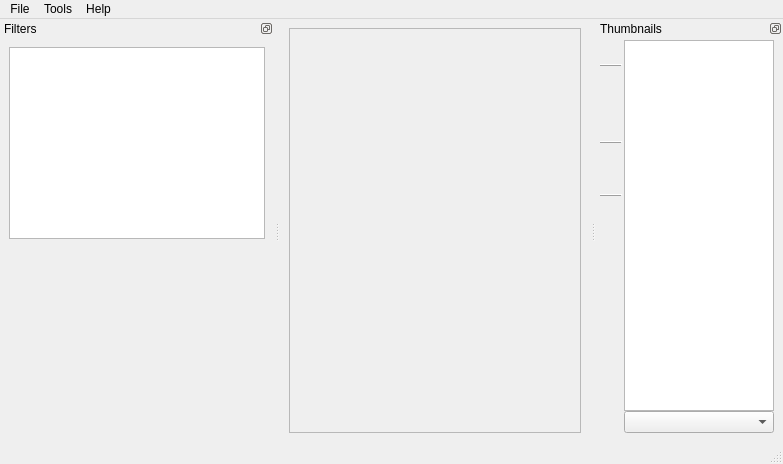
<?xml version="1.0" encoding="UTF-8"?>
<ui version="4.0">
 <class>MainWindow</class>
 <widget class="QMainWindow" name="MainWindow">
  <property name="geometry">
   <rect>
    <x>0</x>
    <y>0</y>
    <width>783</width>
    <height>464</height>
   </rect>
  </property>
  <property name="sizePolicy">
   <sizepolicy hsizetype="Preferred" vsizetype="Preferred">
    <horstretch>0</horstretch>
    <verstretch>0</verstretch>
   </sizepolicy>
  </property>
  <property name="windowTitle">
   <string>MainWindow</string>
  </property>
  <property name="styleSheet">
   <string notr="true"/>
  </property>
  <widget class="QWidget" name="centralwidget">
   <property name="sizePolicy">
    <sizepolicy hsizetype="Preferred" vsizetype="Preferred">
     <horstretch>0</horstretch>
     <verstretch>0</verstretch>
    </sizepolicy>
   </property>
   <property name="cursor">
    <cursorShape>ArrowCursor</cursorShape>
   </property>
   <layout class="QHBoxLayout" name="horizontalLayout">
    <item>
     <widget class="QFrame" name="imageViewFrame">
      <property name="sizePolicy">
       <sizepolicy hsizetype="Expanding" vsizetype="Expanding">
        <horstretch>1</horstretch>
        <verstretch>1</verstretch>
       </sizepolicy>
      </property>
      <property name="frameShape">
       <enum>QFrame::StyledPanel</enum>
      </property>
      <property name="frameShadow">
       <enum>QFrame::Sunken</enum>
      </property>
     </widget>
    </item>
   </layout>
  </widget>
  <widget class="QMenuBar" name="menubar">
   <property name="geometry">
    <rect>
     <x>0</x>
     <y>0</y>
     <width>783</width>
     <height>21</height>
    </rect>
   </property>
   <widget class="QMenu" name="menuDebug">
    <property name="title">
     <string>Tools</string>
    </property>
    <widget class="QMenu" name="menuUnits">
     <property name="title">
      <string>Units</string>
     </property>
     <addaction name="actionPixels"/>
     <addaction name="actionMilimeters"/>
     <addaction name="actionCentimetres"/>
     <addaction name="actionInches"/>
    </widget>
    <addaction name="actionFixDpi"/>
    <addaction name="actionRelinking"/>
    <addaction name="separator"/>
    <addaction name="actionDebug"/>
    <addaction name="actionLowResDisplay"/>
    <addaction name="separator"/>
    <addaction name="actionSettings"/>
    <addaction name="actionDefaults"/>
    <addaction name="separator"/>
    <addaction name="menuUnits"/>
   </widget>
   <widget class="QMenu" name="menuFile">
    <property name="title">
     <string>File</string>
    </property>
    <addaction name="actionNewProject"/>
    <addaction name="actionOpenProject"/>
    <addaction name="separator"/>
    <addaction name="actionSaveProject"/>
    <addaction name="actionSaveProjectAs"/>
    <addaction name="separator"/>
    <addaction name="actionCloseProject"/>
    <addaction name="separator"/>
    <addaction name="actionQuit"/>
   </widget>
   <widget class="QMenu" name="menuHelp">
    <property name="title">
     <string>Help</string>
    </property>
    <addaction name="actionAbout"/>
   </widget>
   <addaction name="menuFile"/>
   <addaction name="menuDebug"/>
   <addaction name="menuHelp"/>
  </widget>
  <widget class="QStatusBar" name="statusBar"/>
  <widget class="QDockWidget" name="thumbnailsDockWidget">
   <property name="features">
    <set>QDockWidget::DockWidgetFloatable|QDockWidget::DockWidgetMovable</set>
   </property>
   <property name="allowedAreas">
    <set>Qt::LeftDockWidgetArea|Qt::RightDockWidgetArea</set>
   </property>
   <property name="windowTitle">
    <string>Thumbnails</string>
   </property>
   <attribute name="dockWidgetArea">
    <number>2</number>
   </attribute>
   <widget class="QWidget" name="dockWidgetContents_2">
    <layout class="QHBoxLayout" name="horizontalLayout_4">
     <property name="spacing">
      <number>2</number>
     </property>
     <property name="leftMargin">
      <number>4</number>
     </property>
     <property name="topMargin">
      <number>2</number>
     </property>
     <property name="bottomMargin">
      <number>9</number>
     </property>
     <item>
      <layout class="QVBoxLayout" name="verticalLayout_2">
       <property name="spacing">
        <number>2</number>
       </property>
       <item>
        <widget class="QToolButton" name="focusButton">
         <property name="sizePolicy">
          <sizepolicy hsizetype="Fixed" vsizetype="Preferred">
           <horstretch>0</horstretch>
           <verstretch>0</verstretch>
          </sizepolicy>
         </property>
         <property name="minimumSize">
          <size>
           <width>22</width>
           <height>22</height>
          </size>
         </property>
         <property name="maximumSize">
          <size>
           <width>22</width>
           <height>22</height>
          </size>
         </property>
         <property name="toolTip">
          <string>Keep current page in view.</string>
         </property>
         <property name="statusTip">
          <string/>
         </property>
         <property name="styleSheet">
          <string notr="true">QToolButton:!hover {
  padding: 0;
  border: none;
  background-color: transparent;
}

QToolButton:hover {
  padding: 0;
  border: 1px solid palette(highlight);
  background-color: palette(base);
}

QToolButton:pressed {
  padding: 0;
  border: 1px solid palette(highlight);
  background-color: palette(alternative-base);
}</string>
         </property>
         <property name="text">
          <string/>
         </property>
         <property name="icon">
          <iconset resource="../resources/resources.qrc">
           <normaloff>:/icons/eye.svg</normaloff>:/icons/eye.svg</iconset>
         </property>
         <property name="iconSize">
          <size>
           <width>16</width>
           <height>16</height>
          </size>
         </property>
         <property name="checkable">
          <bool>true</bool>
         </property>
         <property name="checked">
          <bool>true</bool>
         </property>
        </widget>
       </item>
       <item>
        <widget class="Line" name="line">
         <property name="frameShadow">
          <enum>QFrame::Raised</enum>
         </property>
         <property name="orientation">
          <enum>Qt::Horizontal</enum>
         </property>
        </widget>
       </item>
       <item>
        <widget class="QToolButton" name="prevPageBtn">
         <property name="sizePolicy">
          <sizepolicy hsizetype="Fixed" vsizetype="Preferred">
           <horstretch>0</horstretch>
           <verstretch>0</verstretch>
          </sizepolicy>
         </property>
         <property name="minimumSize">
          <size>
           <width>22</width>
           <height>22</height>
          </size>
         </property>
         <property name="maximumSize">
          <size>
           <width>22</width>
           <height>22</height>
          </size>
         </property>
         <property name="toolTip">
          <string>Previous page.</string>
         </property>
         <property name="styleSheet">
          <string notr="true">QToolButton:!hover {
  padding: 0;
  border: none;
  background-color: transparent;
}

QToolButton:hover {
  padding: 0;
  border: 1px solid palette(highlight);
  background-color: palette(base);
}

QToolButton:pressed {
  padding: 0;
  border: 1px solid palette(highlight);
  background-color: palette(alternative-base);
}</string>
         </property>
         <property name="text">
          <string notr="true"/>
         </property>
         <property name="icon">
          <iconset resource="../resources/resources.qrc">
           <normaloff>:/icons/triangle-up-arrow.svg</normaloff>:/icons/triangle-up-arrow.svg</iconset>
         </property>
         <property name="iconSize">
          <size>
           <width>16</width>
           <height>16</height>
          </size>
         </property>
        </widget>
       </item>
       <item>
        <widget class="QToolButton" name="nextPageBtn">
         <property name="sizePolicy">
          <sizepolicy hsizetype="Fixed" vsizetype="Preferred">
           <horstretch>0</horstretch>
           <verstretch>0</verstretch>
          </sizepolicy>
         </property>
         <property name="minimumSize">
          <size>
           <width>22</width>
           <height>22</height>
          </size>
         </property>
         <property name="maximumSize">
          <size>
           <width>22</width>
           <height>22</height>
          </size>
         </property>
         <property name="toolTip">
          <string>Next page.</string>
         </property>
         <property name="styleSheet">
          <string notr="true">QToolButton:!hover {
  padding: 0;
  border: none;
  background-color: transparent;
}

QToolButton:hover {
  padding: 0;
  border: 1px solid palette(highlight);
  background-color: palette(base);
}

QToolButton:pressed {
  padding: 0;
  border: 1px solid palette(highlight);
  background-color: palette(alternative-base);
}</string>
         </property>
         <property name="text">
          <string notr="true"/>
         </property>
         <property name="icon">
          <iconset resource="../resources/resources.qrc">
           <normaloff>:/icons/triangle-down-arrow.svg</normaloff>:/icons/triangle-down-arrow.svg</iconset>
         </property>
         <property name="iconSize">
          <size>
           <width>16</width>
           <height>16</height>
          </size>
         </property>
        </widget>
       </item>
       <item>
        <widget class="QToolButton" name="filterSelectedBtn">
         <property name="sizePolicy">
          <sizepolicy hsizetype="Fixed" vsizetype="Preferred">
           <horstretch>0</horstretch>
           <verstretch>0</verstretch>
          </sizepolicy>
         </property>
         <property name="minimumSize">
          <size>
           <width>22</width>
           <height>22</height>
          </size>
         </property>
         <property name="maximumSize">
          <size>
           <width>22</width>
           <height>22</height>
          </size>
         </property>
         <property name="toolTip">
          <string>Navigate through selected pages only.</string>
         </property>
         <property name="styleSheet">
          <string notr="true">QToolButton:!hover {
  padding: 0;
  border: none;
  background-color: transparent;
}

QToolButton:hover {
  padding: 0;
  border: 1px solid palette(highlight);
  background-color: palette(base);
}

QToolButton:pressed {
  padding: 0;
  border: 1px solid palette(highlight);
  background-color: palette(alternative-base);
}</string>
         </property>
         <property name="text">
          <string notr="true"/>
         </property>
         <property name="icon">
          <iconset resource="../resources/resources.qrc">
           <normaloff>:/icons/check-mark.svg</normaloff>:/icons/check-mark.svg</iconset>
         </property>
         <property name="iconSize">
          <size>
           <width>16</width>
           <height>16</height>
          </size>
         </property>
         <property name="checkable">
          <bool>true</bool>
         </property>
        </widget>
       </item>
       <item>
        <widget class="Line" name="line_2">
         <property name="frameShadow">
          <enum>QFrame::Raised</enum>
         </property>
         <property name="orientation">
          <enum>Qt::Horizontal</enum>
         </property>
        </widget>
       </item>
       <item>
        <widget class="QToolButton" name="magnifyThumbnailsBtn">
         <property name="sizePolicy">
          <sizepolicy hsizetype="Fixed" vsizetype="Preferred">
           <horstretch>0</horstretch>
           <verstretch>0</verstretch>
          </sizepolicy>
         </property>
         <property name="minimumSize">
          <size>
           <width>22</width>
           <height>22</height>
          </size>
         </property>
         <property name="maximumSize">
          <size>
           <width>22</width>
           <height>22</height>
          </size>
         </property>
         <property name="toolTip">
          <string>Magnify thumbnails.  (Ctrl++)</string>
         </property>
         <property name="styleSheet">
          <string notr="true">QToolButton:!hover {
  padding: 0;
  border: none;
  background-color: transparent;
}

QToolButton:hover {
  padding: 0;
  border: 1px solid palette(highlight);
  background-color: palette(base);
}

QToolButton:pressed {
  padding: 0;
  border: 1px solid palette(highlight);
  background-color: palette(alternative-base);
}</string>
         </property>
         <property name="text">
          <string notr="true"/>
         </property>
         <property name="icon">
          <iconset resource="../resources/resources.qrc">
           <normaloff>:/icons/magnifying-glass.svg</normaloff>:/icons/magnifying-glass.svg</iconset>
         </property>
         <property name="iconSize">
          <size>
           <width>16</width>
           <height>16</height>
          </size>
         </property>
        </widget>
       </item>
       <item>
        <widget class="QToolButton" name="diminishThumbnailsBtn">
         <property name="sizePolicy">
          <sizepolicy hsizetype="Fixed" vsizetype="Preferred">
           <horstretch>0</horstretch>
           <verstretch>0</verstretch>
          </sizepolicy>
         </property>
         <property name="minimumSize">
          <size>
           <width>22</width>
           <height>22</height>
          </size>
         </property>
         <property name="maximumSize">
          <size>
           <width>22</width>
           <height>22</height>
          </size>
         </property>
         <property name="toolTip">
          <string>Diminish thumbnails.  (Ctrl+-)</string>
         </property>
         <property name="styleSheet">
          <string notr="true">QToolButton:!hover {
  padding: 0;
  border: none;
  background-color: transparent;
}

QToolButton:hover {
  padding: 0;
  border: 1px solid palette(highlight);
  background-color: palette(base);
}

QToolButton:pressed {
  padding: 0;
  border: 1px solid palette(highlight);
  background-color: palette(alternative-base);
}</string>
         </property>
         <property name="text">
          <string notr="true"/>
         </property>
         <property name="icon">
          <iconset resource="../resources/resources.qrc">
           <normaloff>:/icons/diminishing-glass.svg</normaloff>:/icons/diminishing-glass.svg</iconset>
         </property>
         <property name="iconSize">
          <size>
           <width>16</width>
           <height>16</height>
          </size>
         </property>
        </widget>
       </item>
       <item>
        <widget class="Line" name="line_3">
         <property name="frameShadow">
          <enum>QFrame::Raised</enum>
         </property>
         <property name="orientation">
          <enum>Qt::Horizontal</enum>
         </property>
        </widget>
       </item>
       <item>
        <widget class="QToolButton" name="gotoPageBtn">
         <property name="sizePolicy">
          <sizepolicy hsizetype="Fixed" vsizetype="Preferred">
           <horstretch>0</horstretch>
           <verstretch>0</verstretch>
          </sizepolicy>
         </property>
         <property name="minimumSize">
          <size>
           <width>22</width>
           <height>22</height>
          </size>
         </property>
         <property name="maximumSize">
          <size>
           <width>22</width>
           <height>22</height>
          </size>
         </property>
         <property name="toolTip">
          <string>Go To Page...  (Ctrl+G)</string>
         </property>
         <property name="styleSheet">
          <string notr="true">QToolButton:!hover {
  padding: 0;
  border: none;
  background-color: transparent;
}

QToolButton:hover {
  padding: 0;
  border: 1px solid palette(highlight);
  background-color: palette(base);
}

QToolButton:pressed {
  padding: 0;
  border: 1px solid palette(highlight);
  background-color: palette(alternative-base);
}</string>
         </property>
         <property name="text">
          <string notr="true"/>
         </property>
         <property name="icon">
          <iconset resource="../resources/resources.qrc">
           <normaloff>:/icons/right-pointing.svg</normaloff>:/icons/right-pointing.svg</iconset>
         </property>
         <property name="iconSize">
          <size>
           <width>16</width>
           <height>16</height>
          </size>
         </property>
        </widget>
       </item>
       <item>
        <widget class="QToolButton" name="selectionModeBtn">
         <property name="sizePolicy">
          <sizepolicy hsizetype="Fixed" vsizetype="Preferred">
           <horstretch>0</horstretch>
           <verstretch>0</verstretch>
          </sizepolicy>
         </property>
         <property name="minimumSize">
          <size>
           <width>22</width>
           <height>22</height>
          </size>
         </property>
         <property name="maximumSize">
          <size>
           <width>22</width>
           <height>22</height>
          </size>
         </property>
         <property name="toolTip">
          <string>Enable multi page selection mode.</string>
         </property>
         <property name="styleSheet">
          <string notr="true">QToolButton:!hover {
  padding: 0;
  border: none;
  background-color: transparent;
}

QToolButton:hover {
  padding: 0;
  border: 1px solid palette(highlight);
  background-color: palette(base);
}

QToolButton:pressed {
  padding: 0;
  border: 1px solid palette(highlight);
  background-color: palette(alternative-base);
}

QToolButton:checked:hover {
  padding: 0;
  border: 1px solid palette(window-text);
  background-color: palette(base);
}

QToolButton:checked {
  padding: 0;
  border: 1px solid palette(window-text);
  background-color: palette(alternative-base);
}</string>
         </property>
         <property name="text">
          <string notr="true"/>
         </property>
         <property name="icon">
          <iconset resource="../resources/resources.qrc">
           <normaloff>:/icons/checkbox-styled.svg</normaloff>:/icons/checkbox-styled.svg</iconset>
         </property>
         <property name="iconSize">
          <size>
           <width>16</width>
           <height>16</height>
          </size>
         </property>
         <property name="checkable">
          <bool>true</bool>
         </property>
        </widget>
       </item>
       <item>
        <widget class="QToolButton" name="thumbColumnViewBtn">
         <property name="sizePolicy">
          <sizepolicy hsizetype="Fixed" vsizetype="Preferred">
           <horstretch>0</horstretch>
           <verstretch>0</verstretch>
          </sizepolicy>
         </property>
         <property name="minimumSize">
          <size>
           <width>22</width>
           <height>22</height>
          </size>
         </property>
         <property name="maximumSize">
          <size>
           <width>22</width>
           <height>22</height>
          </size>
         </property>
         <property name="toolTip">
          <string>Single/multi column display.</string>
         </property>
         <property name="styleSheet">
          <string notr="true">QToolButton:!hover {
  padding: 0;
  border: none;
  background-color: transparent;
}

QToolButton:hover {
  padding: 0;
  border: 1px solid palette(highlight);
  background-color: palette(base);
}

QToolButton:pressed {
  padding: 0;
  border: 1px solid palette(highlight);
  background-color: palette(alternative-base);
}</string>
         </property>
         <property name="text">
          <string notr="true"/>
         </property>
         <property name="icon">
          <iconset resource="../resources/resources.qrc">
           <normaloff>:/icons/single-column-view.svg</normaloff>:/icons/single-column-view.svg</iconset>
         </property>
         <property name="iconSize">
          <size>
           <width>16</width>
           <height>16</height>
          </size>
         </property>
         <property name="checkable">
          <bool>true</bool>
         </property>
        </widget>
       </item>
       <item>
        <widget class="QToolButton" name="sortingOrderBtn">
         <property name="sizePolicy">
          <sizepolicy hsizetype="Fixed" vsizetype="Preferred">
           <horstretch>0</horstretch>
           <verstretch>0</verstretch>
          </sizepolicy>
         </property>
         <property name="minimumSize">
          <size>
           <width>22</width>
           <height>22</height>
          </size>
         </property>
         <property name="maximumSize">
          <size>
           <width>22</width>
           <height>22</height>
          </size>
         </property>
         <property name="toolTip">
          <string>Sorting order.</string>
         </property>
         <property name="styleSheet">
          <string notr="true">QToolButton:!hover {
  padding: 0;
  border: none;
  background-color: transparent;
}

QToolButton:hover {
  padding: 0;
  border: 1px solid palette(highlight);
  background-color: palette(base);
}

QToolButton:pressed {
  padding: 0;
  border: 1px solid palette(highlight);
  background-color: palette(alternative-base);
}</string>
         </property>
         <property name="text">
          <string notr="true"/>
         </property>
         <property name="icon">
          <iconset resource="../resources/resources.qrc">
           <normaloff>:/icons/ascending_sorting_order.svg</normaloff>:/icons/ascending_sorting_order.svg</iconset>
         </property>
         <property name="iconSize">
          <size>
           <width>16</width>
           <height>16</height>
          </size>
         </property>
         <property name="checkable">
          <bool>true</bool>
         </property>
        </widget>
       </item>
       <item>
        <widget class="QToolButton" name="deviationHighlightingBtn">
         <property name="sizePolicy">
          <sizepolicy hsizetype="Fixed" vsizetype="Preferred">
           <horstretch>0</horstretch>
           <verstretch>0</verstretch>
          </sizepolicy>
         </property>
         <property name="minimumSize">
          <size>
           <width>22</width>
           <height>22</height>
          </size>
         </property>
         <property name="maximumSize">
          <size>
           <width>22</width>
           <height>22</height>
          </size>
         </property>
         <property name="toolTip">
          <string>Highlight deviation.</string>
         </property>
         <property name="styleSheet">
          <string notr="true">QToolButton:!hover {
  padding: 0;
  border: none;
  background-color: transparent;
}

QToolButton:hover {
  padding: 0;
  border: 1px solid palette(highlight);
  background-color: palette(base);
}

QToolButton:pressed {
  padding: 0;
  border: 1px solid palette(highlight);
  background-color: palette(alternative-base);
}</string>
         </property>
         <property name="text">
          <string notr="true"/>
         </property>
         <property name="icon">
          <iconset resource="../resources/resources.qrc">
           <normaloff>:/icons/six-spoked-asterisk.svg</normaloff>:/icons/six-spoked-asterisk.svg</iconset>
         </property>
         <property name="iconSize">
          <size>
           <width>16</width>
           <height>16</height>
          </size>
         </property>
         <property name="checkable">
          <bool>true</bool>
         </property>
        </widget>
       </item>
       <item>
        <spacer name="verticalSpacer">
         <property name="orientation">
          <enum>Qt::Vertical</enum>
         </property>
         <property name="sizeHint" stdset="0">
          <size>
           <width>1</width>
           <height>40</height>
          </size>
         </property>
        </spacer>
       </item>
      </layout>
     </item>
     <item>
      <layout class="QVBoxLayout" name="verticalLayout">
       <property name="spacing">
        <number>0</number>
       </property>
       <item>
        <widget class="QGraphicsView" name="thumbView">
         <property name="sizePolicy">
          <sizepolicy hsizetype="Ignored" vsizetype="Expanding">
           <horstretch>1</horstretch>
           <verstretch>1</verstretch>
          </sizepolicy>
         </property>
         <property name="minimumSize">
          <size>
           <width>150</width>
           <height>0</height>
          </size>
         </property>
         <property name="maximumSize">
          <size>
           <width>16777215</width>
           <height>16777215</height>
          </size>
         </property>
         <property name="statusTip">
          <string>Use Home, End, PgUp/Q, PgDown/W to navigate between pages or Shift+PgUp/Q and Shift+PgDown/W to navigate between selected ones. Alt+Wheel - scale thumbnails.</string>
         </property>
         <property name="alignment">
          <set>Qt::AlignHCenter|Qt::AlignTop</set>
         </property>
        </widget>
       </item>
       <item>
        <widget class="QComboBox" name="sortOptions">
         <property name="sizeAdjustPolicy">
          <enum>QComboBox::AdjustToMinimumContentsLength</enum>
         </property>
        </widget>
       </item>
      </layout>
     </item>
    </layout>
   </widget>
  </widget>
  <widget class="QDockWidget" name="filterDockWidget">
   <property name="sizePolicy">
    <sizepolicy hsizetype="Preferred" vsizetype="Preferred">
     <horstretch>0</horstretch>
     <verstretch>0</verstretch>
    </sizepolicy>
   </property>
   <property name="minimumSize">
    <size>
     <width>274</width>
     <height>204</height>
    </size>
   </property>
   <property name="features">
    <set>QDockWidget::DockWidgetFloatable|QDockWidget::DockWidgetMovable</set>
   </property>
   <property name="allowedAreas">
    <set>Qt::LeftDockWidgetArea|Qt::RightDockWidgetArea</set>
   </property>
   <property name="windowTitle">
    <string>Filters</string>
   </property>
   <attribute name="dockWidgetArea">
    <number>1</number>
   </attribute>
   <widget class="QWidget" name="dockWidgetContents_5">
    <property name="sizePolicy">
     <sizepolicy hsizetype="Preferred" vsizetype="Preferred">
      <horstretch>0</horstretch>
      <verstretch>0</verstretch>
     </sizepolicy>
    </property>
    <layout class="QVBoxLayout" name="verticalLayout_3">
     <item>
      <widget class="StageListView" name="filterList">
       <property name="minimumSize">
        <size>
         <width>0</width>
         <height>0</height>
        </size>
       </property>
       <property name="maximumSize">
        <size>
         <width>16777215</width>
         <height>16777215</height>
        </size>
       </property>
       <property name="autoScroll">
        <bool>false</bool>
       </property>
       <property name="editTriggers">
        <set>QAbstractItemView::NoEditTriggers</set>
       </property>
       <property name="tabKeyNavigation">
        <bool>false</bool>
       </property>
       <property name="showDropIndicator" stdset="0">
        <bool>false</bool>
       </property>
       <property name="alternatingRowColors">
        <bool>true</bool>
       </property>
       <property name="selectionMode">
        <enum>QAbstractItemView::SingleSelection</enum>
       </property>
       <property name="selectionBehavior">
        <enum>QAbstractItemView::SelectRows</enum>
       </property>
       <property name="textElideMode">
        <enum>Qt::ElideNone</enum>
       </property>
       <property name="showGrid">
        <bool>false</bool>
       </property>
       <property name="wordWrap">
        <bool>false</bool>
       </property>
       <property name="cornerButtonEnabled">
        <bool>false</bool>
       </property>
      </widget>
     </item>
     <item>
      <widget class="QScrollArea" name="scrollArea">
       <property name="frameShape">
        <enum>QFrame::NoFrame</enum>
       </property>
       <property name="horizontalScrollBarPolicy">
        <enum>Qt::ScrollBarAlwaysOff</enum>
       </property>
       <property name="widgetResizable">
        <bool>true</bool>
       </property>
       <widget class="QWidget" name="scrollAreaWidgetContents">
        <property name="geometry">
         <rect>
          <x>0</x>
          <y>0</y>
          <width>256</width>
          <height>185</height>
         </rect>
        </property>
        <layout class="QVBoxLayout" name="verticalLayout_4">
         <property name="spacing">
          <number>0</number>
         </property>
         <property name="leftMargin">
          <number>0</number>
         </property>
         <property name="topMargin">
          <number>0</number>
         </property>
         <property name="rightMargin">
          <number>0</number>
         </property>
         <property name="bottomMargin">
          <number>0</number>
         </property>
         <item>
          <widget class="NonOwningWidget" name="filterOptions" native="true"/>
         </item>
        </layout>
       </widget>
      </widget>
     </item>
    </layout>
   </widget>
  </widget>
  <action name="actionDebug">
   <property name="checkable">
    <bool>true</bool>
   </property>
   <property name="checked">
    <bool>false</bool>
   </property>
   <property name="text">
    <string>Debug Mode</string>
   </property>
   <property name="shortcut">
    <string notr="true"/>
   </property>
   <property name="autoRepeat">
    <bool>false</bool>
   </property>
  </action>
  <action name="actionLowResDisplay">
   <property name="checkable">
    <bool>true</bool>
   </property>
   <property name="text">
    <string>Low-resolution Page Display</string>
   </property>
   <property name="toolTip">
    <string>Show pages from a reduced-resolution copy for faster display. Output is not affected.</string>
   </property>
   <property name="shortcut">
    <string notr="true">F6</string>
   </property>
   <property name="autoRepeat">
    <bool>false</bool>
   </property>
  </action>
  <action name="actionSaveProject">
   <property name="text">
    <string>Save Project</string>
   </property>
   <property name="shortcut">
    <string notr="true">Ctrl+S</string>
   </property>
   <property name="autoRepeat">
    <bool>false</bool>
   </property>
  </action>
  <action name="actionSaveProjectAs">
   <property name="text">
    <string>Save Project As ...</string>
   </property>
   <property name="shortcut">
    <string notr="true"/>
   </property>
   <property name="autoRepeat">
    <bool>false</bool>
   </property>
  </action>
  <action name="actionNextPage">
   <property name="text">
    <string>Next Page</string>
   </property>
   <property name="shortcut">
    <string notr="true">PgDown</string>
   </property>
   <property name="autoRepeat">
    <bool>false</bool>
   </property>
  </action>
  <action name="actionPrevPage">
   <property name="text">
    <string>Previous Page</string>
   </property>
   <property name="shortcut">
    <string notr="true">PgUp</string>
   </property>
   <property name="autoRepeat">
    <bool>false</bool>
   </property>
  </action>
  <action name="actionNewProject">
   <property name="text">
    <string>New Project ...</string>
   </property>
   <property name="shortcut">
    <string notr="true">Ctrl+N</string>
   </property>
   <property name="autoRepeat">
    <bool>false</bool>
   </property>
  </action>
  <action name="actionOpenProject">
   <property name="text">
    <string>Open Project ...</string>
   </property>
   <property name="shortcut">
    <string notr="true">Ctrl+O</string>
   </property>
   <property name="autoRepeat">
    <bool>false</bool>
   </property>
  </action>
  <action name="actionPrevPageQ">
   <property name="text">
    <string>Previous Page</string>
   </property>
   <property name="shortcut">
    <string notr="true">Q</string>
   </property>
   <property name="autoRepeat">
    <bool>false</bool>
   </property>
  </action>
  <action name="actionNextPageW">
   <property name="text">
    <string>Next Page</string>
   </property>
   <property name="shortcut">
    <string notr="true">W</string>
   </property>
   <property name="autoRepeat">
    <bool>false</bool>
   </property>
  </action>
  <action name="actionCloseProject">
   <property name="text">
    <string>Close Project</string>
   </property>
   <property name="shortcut">
    <string notr="true">Ctrl+W</string>
   </property>
   <property name="autoRepeat">
    <bool>false</bool>
   </property>
  </action>
  <action name="actionQuit">
   <property name="text">
    <string>Quit</string>
   </property>
   <property name="shortcut">
    <string notr="true">Ctrl+Q</string>
   </property>
   <property name="autoRepeat">
    <bool>false</bool>
   </property>
  </action>
  <action name="actionSettings">
   <property name="text">
    <string>Settings ...</string>
   </property>
   <property name="shortcut">
    <string notr="true"/>
   </property>
   <property name="autoRepeat">
    <bool>false</bool>
   </property>
  </action>
  <action name="actionFirstPage">
   <property name="text">
    <string>First Page</string>
   </property>
   <property name="shortcut">
    <string notr="true">Home</string>
   </property>
   <property name="autoRepeat">
    <bool>false</bool>
   </property>
  </action>
  <action name="actionLastPage">
   <property name="text">
    <string>Last Page</string>
   </property>
   <property name="shortcut">
    <string notr="true">End</string>
   </property>
   <property name="autoRepeat">
    <bool>false</bool>
   </property>
  </action>
  <action name="actionAbout">
   <property name="text">
    <string>About</string>
   </property>
   <property name="shortcut">
    <string notr="true"/>
   </property>
   <property name="autoRepeat">
    <bool>false</bool>
   </property>
  </action>
  <action name="actionFixDpi">
   <property name="text">
    <string>Fix DPI ...</string>
   </property>
   <property name="shortcut">
    <string notr="true"/>
   </property>
   <property name="autoRepeat">
    <bool>false</bool>
   </property>
  </action>
  <action name="actionRelinking">
   <property name="text">
    <string>Relinking ...</string>
   </property>
   <property name="shortcut">
    <string notr="true"/>
   </property>
   <property name="autoRepeat">
    <bool>false</bool>
   </property>
  </action>
  <action name="actionSwitchFilter1">
   <property name="text">
    <string>Switch filter to orientation</string>
   </property>
   <property name="shortcut">
    <string notr="true">O</string>
   </property>
   <property name="autoRepeat">
    <bool>false</bool>
   </property>
  </action>
  <action name="actionSwitchFilter2">
   <property name="text">
    <string>Switch filter to orientation</string>
   </property>
   <property name="toolTip">
    <string>Switch filter to split pages</string>
   </property>
   <property name="shortcut">
    <string notr="true">E</string>
   </property>
   <property name="autoRepeat">
    <bool>false</bool>
   </property>
  </action>
  <action name="actionSwitchFilter3">
   <property name="text">
    <string>Switch filter to orientation</string>
   </property>
   <property name="toolTip">
    <string>Switch filter to deskew</string>
   </property>
   <property name="shortcut">
    <string notr="true">N</string>
   </property>
   <property name="autoRepeat">
    <bool>false</bool>
   </property>
  </action>
  <action name="actionSwitchFilter4">
   <property name="text">
    <string>Switch filter to orientation</string>
   </property>
   <property name="toolTip">
    <string>Switch filter to select content</string>
   </property>
   <property name="shortcut">
    <string notr="true">V</string>
   </property>
   <property name="autoRepeat">
    <bool>false</bool>
   </property>
  </action>
  <action name="actionSwitchFilter5">
   <property name="text">
    <string>Switch filter to orientation</string>
   </property>
   <property name="toolTip">
    <string>Switch filter to margins</string>
   </property>
   <property name="shortcut">
    <string notr="true">K</string>
   </property>
   <property name="autoRepeat">
    <bool>false</bool>
   </property>
  </action>
  <action name="actionSwitchFilter6">
   <property name="text">
    <string>Switch filter to orientation</string>
   </property>
   <property name="toolTip">
    <string>Switch filter to output</string>
   </property>
   <property name="shortcut">
    <string notr="true">P</string>
   </property>
   <property name="autoRepeat">
    <bool>false</bool>
   </property>
  </action>
  <action name="actionPixels">
   <property name="checkable">
    <bool>true</bool>
   </property>
   <property name="text">
    <string>Pixels</string>
   </property>
   <property name="shortcut">
    <string notr="true"/>
   </property>
   <property name="autoRepeat">
    <bool>false</bool>
   </property>
  </action>
  <action name="actionMilimeters">
   <property name="checkable">
    <bool>true</bool>
   </property>
   <property name="checked">
    <bool>false</bool>
   </property>
   <property name="text">
    <string>Millimetres</string>
   </property>
   <property name="shortcut">
    <string notr="true"/>
   </property>
   <property name="autoRepeat">
    <bool>false</bool>
   </property>
  </action>
  <action name="actionInches">
   <property name="checkable">
    <bool>true</bool>
   </property>
   <property name="text">
    <string>Inches</string>
   </property>
   <property name="shortcut">
    <string notr="true"/>
   </property>
   <property name="autoRepeat">
    <bool>false</bool>
   </property>
  </action>
  <action name="actionCentimetres">
   <property name="checkable">
    <bool>true</bool>
   </property>
   <property name="text">
    <string>Centimetres</string>
   </property>
   <property name="shortcut">
    <string notr="true"/>
   </property>
   <property name="autoRepeat">
    <bool>false</bool>
   </property>
  </action>
  <action name="actionDefaults">
   <property name="text">
    <string>Default parameters ...</string>
   </property>
   <property name="shortcut">
    <string notr="true"/>
   </property>
   <property name="autoRepeat">
    <bool>false</bool>
   </property>
  </action>
  <action name="actionPrevSelectedPageQ">
   <property name="text">
    <string>Previous Selected Page</string>
   </property>
   <property name="toolTip">
    <string>Previous Selected Page</string>
   </property>
   <property name="shortcut">
    <string notr="true">Shift+Q</string>
   </property>
   <property name="autoRepeat">
    <bool>false</bool>
   </property>
  </action>
  <action name="actionNextSelectedPageW">
   <property name="text">
    <string>Next Selected Page</string>
   </property>
   <property name="toolTip">
    <string>Next Selected Page</string>
   </property>
   <property name="shortcut">
    <string notr="true">Shift+W</string>
   </property>
   <property name="autoRepeat">
    <bool>false</bool>
   </property>
  </action>
  <action name="actionNextSelectedPage">
   <property name="text">
    <string>Next Selected Page</string>
   </property>
   <property name="toolTip">
    <string>Next Selected Page</string>
   </property>
   <property name="shortcut">
    <string notr="true">Shift+PgDown</string>
   </property>
   <property name="autoRepeat">
    <bool>false</bool>
   </property>
  </action>
  <action name="actionPrevSelectedPage">
   <property name="text">
    <string>Previous Selected Page</string>
   </property>
   <property name="toolTip">
    <string>Previous Selected Page</string>
   </property>
   <property name="shortcut">
    <string notr="true">Shift+PgUp</string>
   </property>
   <property name="autoRepeat">
    <bool>false</bool>
   </property>
  </action>
  <action name="actionGotoPage">
   <property name="text">
    <string>Go To Page</string>
   </property>
   <property name="shortcut">
    <string notr="true">Ctrl+G</string>
   </property>
   <property name="autoRepeat">
    <bool>false</bool>
   </property>
  </action>
  <action name="actionMagnifyThumbnails">
   <property name="text">
    <string>Magnify thumbnails</string>
   </property>
   <property name="shortcut">
    <string notr="true">Ctrl++</string>
   </property>
  </action>
  <action name="actionDiminishThumbnails">
   <property name="text">
    <string>Diminish thumbnails</string>
   </property>
   <property name="shortcut">
    <string notr="true">Ctrl+-</string>
   </property>
  </action>
  <action name="actionReloadPage">
   <property name="text">
    <string>Reload current page</string>
   </property>
   <property name="toolTip">
    <string>Reload current page</string>
   </property>
   <property name="shortcut">
    <string notr="true">F5</string>
   </property>
   <property name="autoRepeat">
    <bool>false</bool>
   </property>
  </action>
 </widget>
 <customwidgets>
  <customwidget>
   <class>StageListView</class>
   <extends>QTableView</extends>
   <header>StageListView.h</header>
  </customwidget>
  <customwidget>
   <class>NonOwningWidget</class>
   <extends>QWidget</extends>
   <header>NonOwningWidget.h</header>
   <container>1</container>
  </customwidget>
 </customwidgets>
 <resources>
  <include location="../resources/resources.qrc"/>
 </resources>
 <connections/>
</ui>
